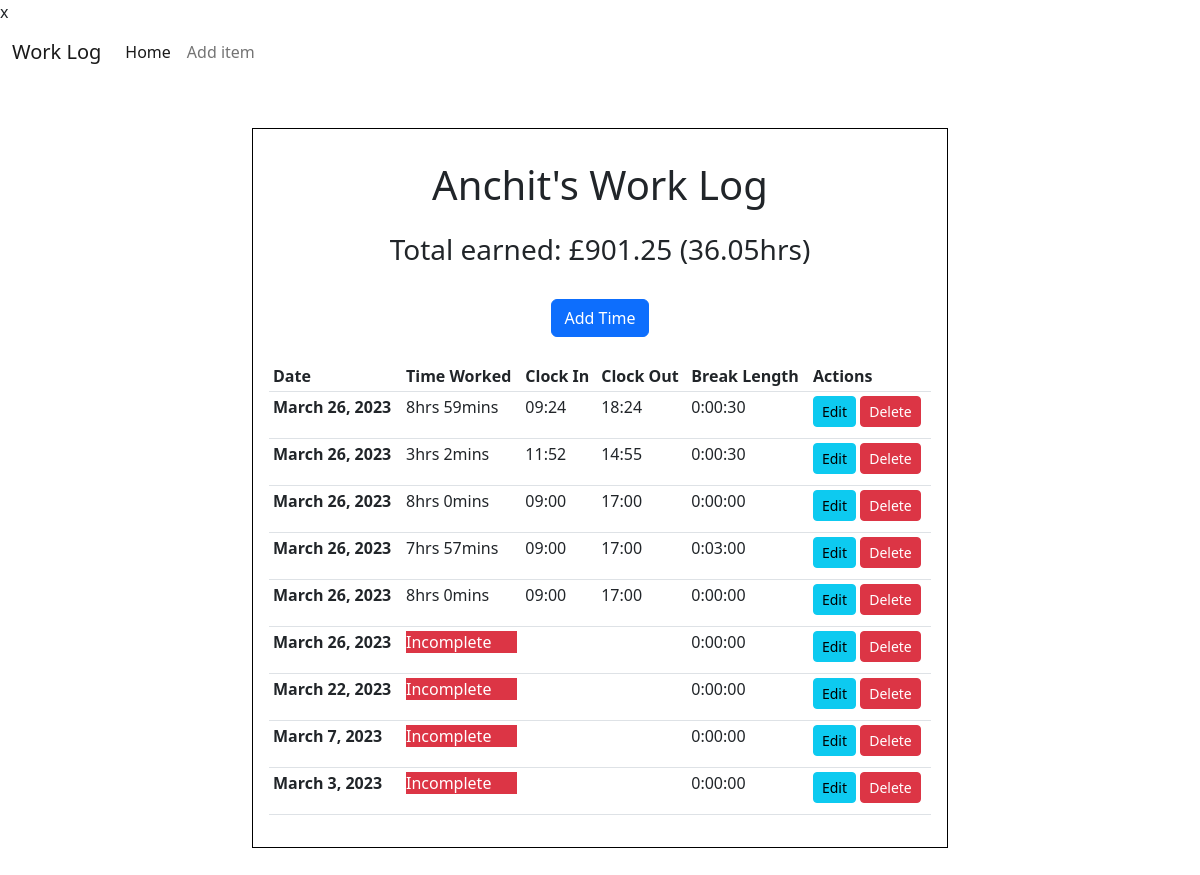
/, run on an earlier commit of the app's database.
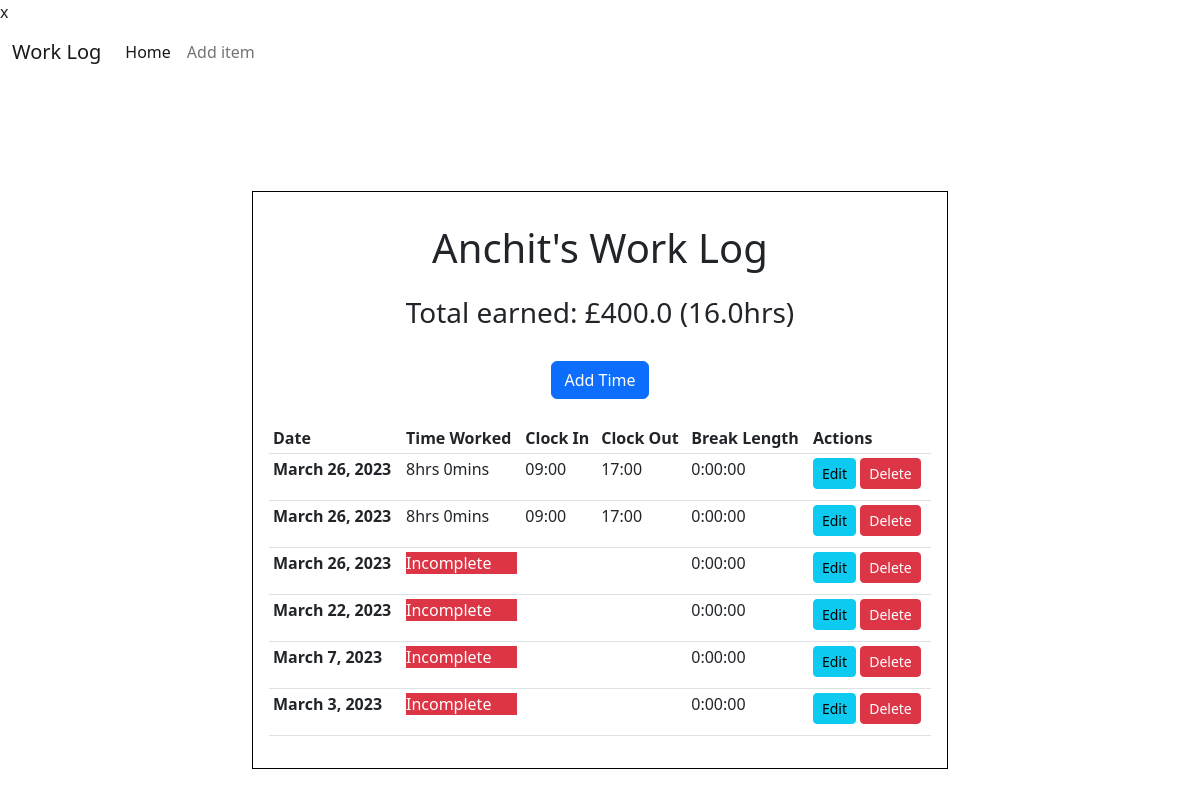
And on a later commit of the database.
### timeTrack/models.py (models this page shows, shortened)
class Times(models.Model):
    date_of_work = models.DateField(
        verbose_name='Day of work', default=timezone.now, blank=True)
    start_time = models.TimeField(
        verbose_name='Start Time', null=True,  blank=True)
    end_time = models.TimeField(
        verbose_name='End Time', null=True, blank=True)
    break_length = models.DurationField(
        verbose_name='Time taken for break', default=datetime.timedelta(0), null=True, blank=True,)
    @property
    def time_worked(self):
        if (self.start_time != None) and (self.end_time != None) and (self.break_length != None):
            self.start_time_datetime = datetime.datetime.strptime(f"{self.date_of_work} {str(self.start_time)}", '%Y-%m-%d %H:%M:%S')
            self.end_time_datetime = datetime.datetime.strptime(f"{self.date_of_work} {str(self.end_time)}", '%Y-%m-%d %H:%M:%S')
            total_secs_worked = (
                self.end_time_datetime - self.start_time_datetime - self.break_length).total_seconds()
            hrs_worked = int(total_secs_worked//3600)
            mins_worked = int((total_secs_worked % 3600)//60)
            return f"{hrs_worked}:{mins_worked}"
        else:
            return 'Incomplete'
    def time_worked_str(self):
        if self.time_worked != 'Incomplete':
            time_str = str(self.time_worked).split(':')
            time_str_hr = time_str[0]
            time_str_min = time_str[1]
            return f"{time_str_hr}hrs {time_str_min}mins"
        else:
            return f"Incomplete"

### timeTrack/views.py (the view)
# urls.py: path('', views.TimeListView.as_view(), name='index'),
class TimeListView(ListView):
    model = Times
    template_name = 'timeTrack/main.html'
    context_object_name = 'logs'
    ordering = ['-date_of_work']
    def get_context_data(self, **kwargs):
        context = super().get_context_data(**kwargs)
        total_hrs_dict = Times.objects.annotate(shift_length=ExpressionWrapper(
            F('end_time') - F('start_time'),
            output_field=DurationField()
        )).aggregate(total_hrs=Sum('shift_length'))
        total_hrs = total_hrs_dict['total_hrs'].total_seconds() / 3600
        context['total_hrs'] = total_hrs
        rate_ph = 25
        context['total_earned'] = round(total_hrs * rate_ph, 2)
        return context

### timeTrack/templates/timeTrack/main.html
{% extends 'timeTrack/home.html' %} {% block forms %}
<div class="row">
  <div class="col text-center">
    <h3>Total earned: £{{total_earned}} ({{total_hrs}}hrs)</h3>
  </div>
</div>
<div class="row">
  <div class="col d-flex justify-content-center align-items-center my-4">
    <a class="btn btn-primary" href="{% url 'addTime' %}">Add Time</a>
  </div>
</div>
<div class="row">
  <div class="col">
    <table class="table table-hover table-sm">
      <thead>
        <tr>
          <th scope="col">Date</th>
          <th scope="col">Time Worked</th>
          <th scope="col">Clock In</th>
          <th scope="col">Clock Out</th>
          <th scope="col">Break Length</th>
          <th scope="col">Actions</th>
        </tr>
      </thead>
      <tbody class="logs_table_body">
        {% for log in logs%}
        <tr>
          <th scope="row">{{ log.date_of_work }}</th>
          <td>
            {% if log.time_worked_str == 'Incomplete' %}
            <p class="bg-danger text-white">{{ log.time_worked_str }}</p>
            {% else %}
            <p class="">{{ log.time_worked_str }}</p>
            {% endif %}
          </td>
          <td>{{ log.start_time|time:"H:i" }}</td>
          <td>{{ log.end_time|time:"H:i" }}</td>
          <td>
            <span>{{ log.break_length }}</span>
          </td>
          <td>
            <span>
              <a href="{% url 'updateTime' pk=log.id %}" class="btn btn-sm btn-info"
                >Edit</a
              >
              <a href="{% url 'deleteTime' pk=log.id %}" class="btn btn-sm btn-danger"
                >Delete</a
              >
            </span>
          </td>
        </tr>
        {%endfor%}
      </tbody>
    </table>
  </div>
</div>
{% endblock forms %}

### timeTrack/templates/timeTrack/home.html
x{% extends 'timeTrack/base.html' %} {% block content %}
<div class="row justify-content-center align-items-center p-md-5 vh-100">
  <div class="col col-md-8 contents-col p-3">
    <div class="row ">
      <div class="col">
        <h1 class="text-center py-3">Anchit's Work Log</h1>
      </div>
    </div>
    {% block forms %}
    {% endblock forms %}
  </div>
</div>
{% endblock content%}

### timeTrack/templates/timeTrack/base.html (shortened to what this page needs)
{% load static %}
<!DOCTYPE html>
<html lang="en">
<head>
    <link href="https://cdn.jsdelivr.net/npm/bootstrap@5.2.3/dist/css/bootstrap.min.css" rel="stylesheet">
    <link rel="stylesheet" href="{% static 'timeTrack/styles.css' %}">
</head>
<body>
    <nav class="navbar navbar-expand-lg">
        <div class="container-fluid justify-content-center">
          <a class="navbar-brand" href="#">Work Log</a>
          <div class="collapse navbar-collapse" id="navbarSupportedContent">
            <ul class="navbar-nav me-auto mb-2 mb-lg-0">
              <li class="nav-item">
                <a class="nav-link active" aria-current="page" href="{% url 'index' %}">Home</a>
              </li>
              <li class="nav-item">
                <a class="nav-link" href="{% url 'addTime' %}">Add item</a>
              </li>
            </ul>
          </div>
        </div>
      </nav>
    <div class="container vh-100">
        {% block content %}
        {% endblock content%}
    </div>
  </body>
</body>
</html>

### timeTrack/static/timeTrack/styles.css (style rules this page uses)
.contents-col { border: 1px solid black; min-height: 55vh; }

What changed in the data, as far as the page shows it:
removed Times: date_of_work "March 26, 2023", time_worked_str "8hrs 59mins", start_time "09:24", end_time "18:24", break_length "0:00:30"
removed Times: date_of_work "March 26, 2023", time_worked_str "3hrs 2mins", start_time "11:52", end_time "14:55", break_length "0:00:30"
removed Times: date_of_work "March 26, 2023", time_worked_str "7hrs 57mins", start_time "09:00", end_time "17:00", break_length "0:03:00"
Also different on the page:
{{ total_earned }}: "901.25" → "400.0"
{{ total_hrs }}: "36.05" → "16.0"
